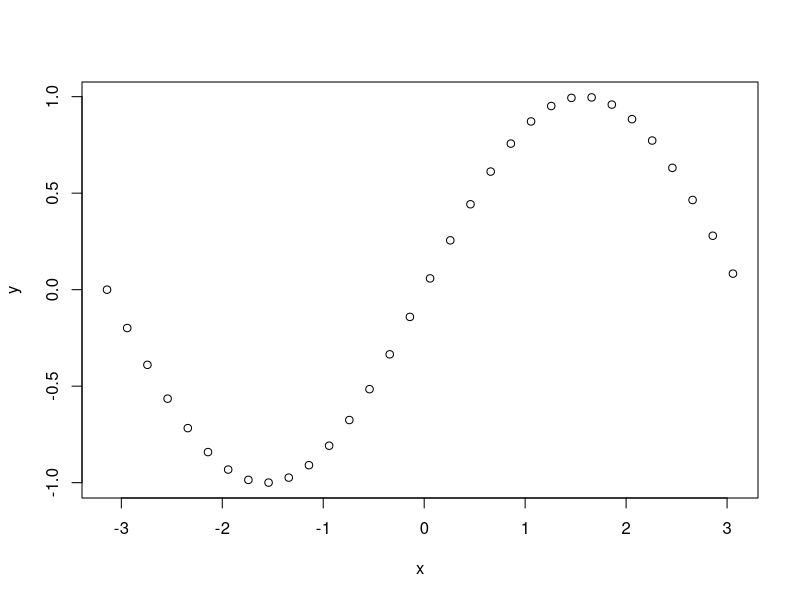
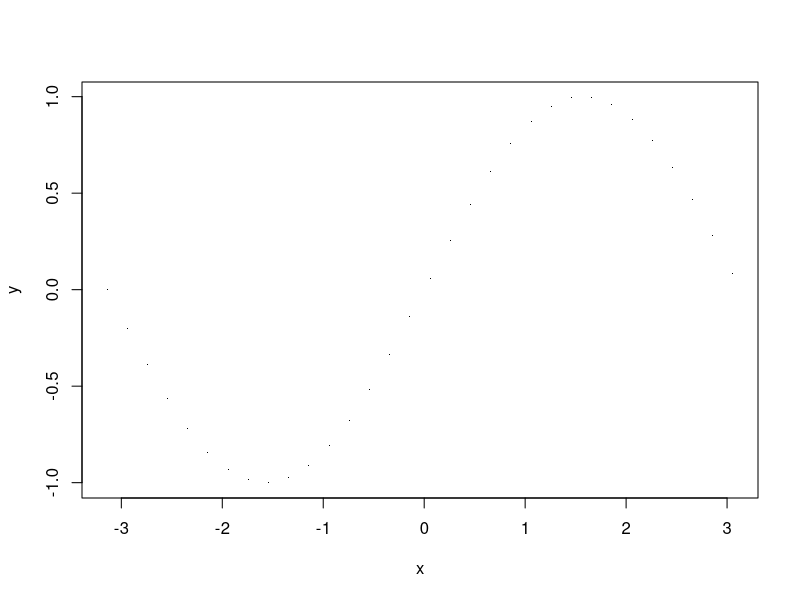
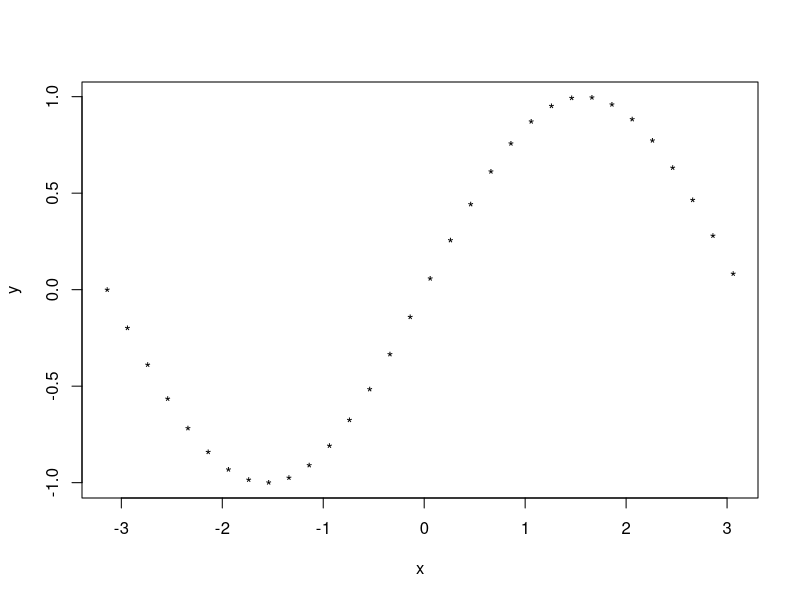
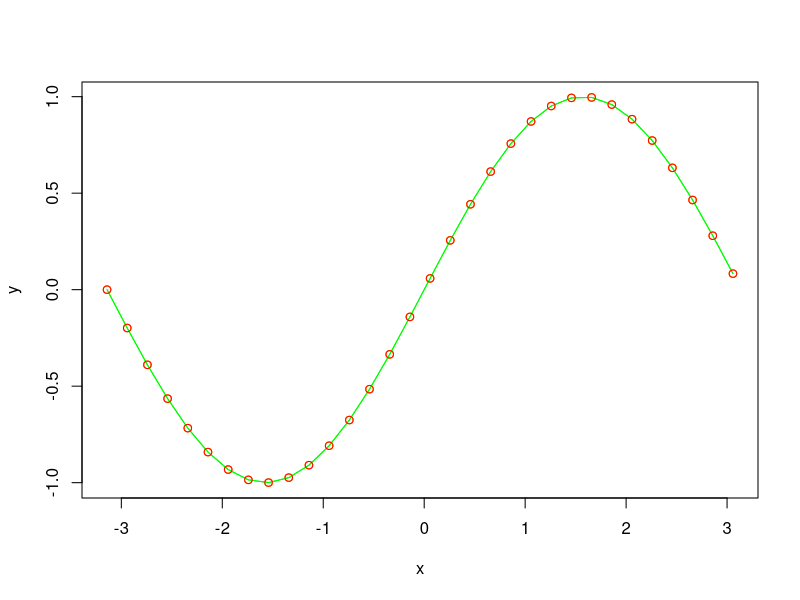
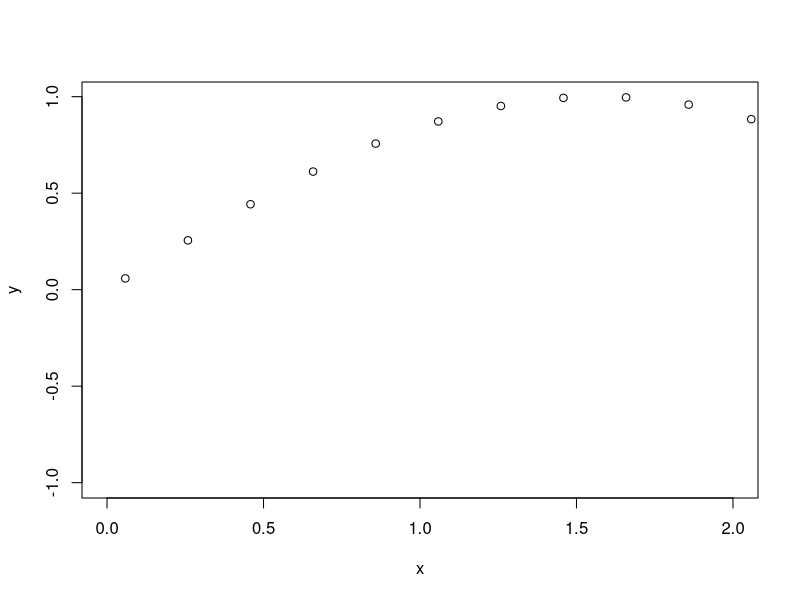
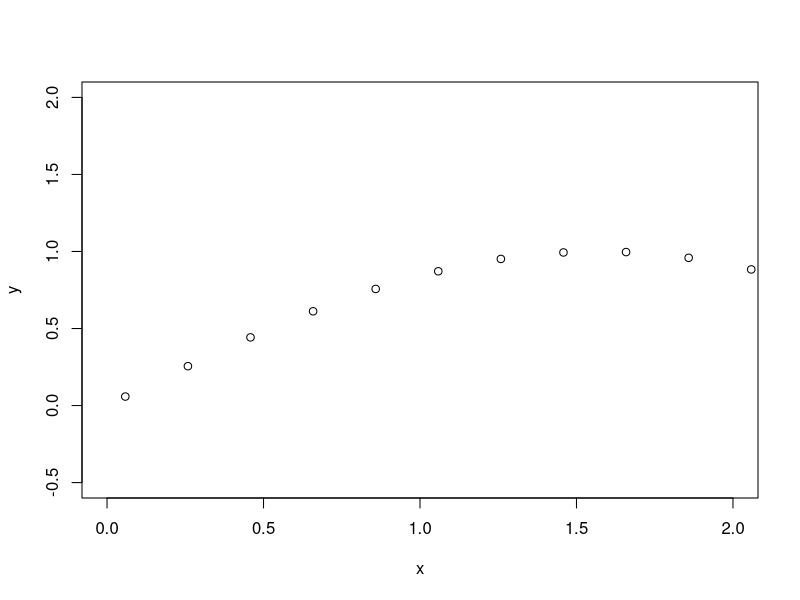
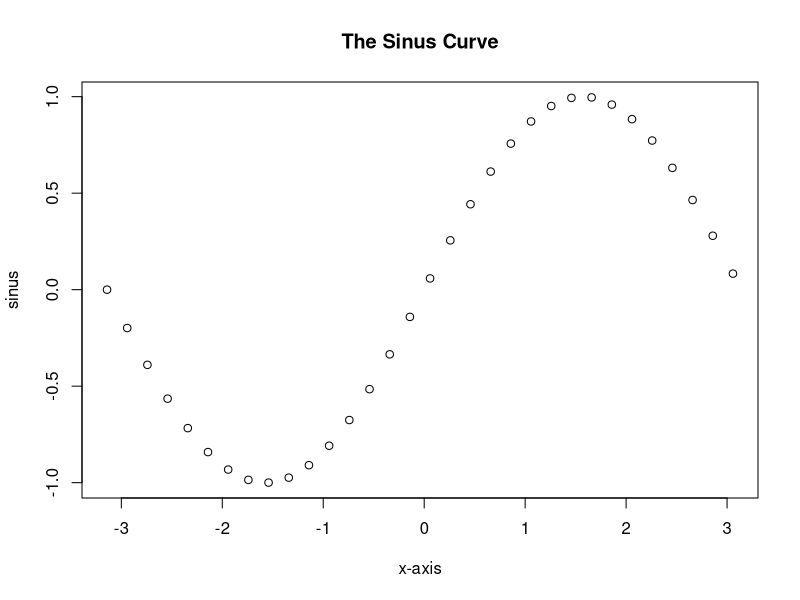
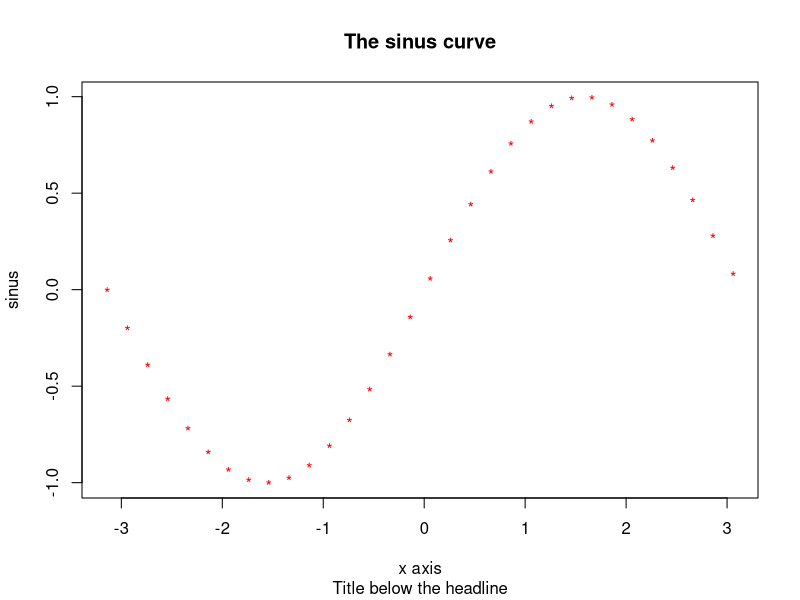

Recreate these plots in R, in order.
# Basic plotting in R
x <- seq(-pi,pi, by=0.2)
y <- sin(x)
z <- cos(x)
plot(x,y) # Simple plots
plot(x,y,pch=".")
plot(x,y,pch="*")
plot(x,y,col="red")

# Add lines and points to the same plot
lines(x,y,col="green")
points(x,y,col="yellow")
lines(x,y,col="green")
points(x,y,col="red")
plot(x,y,xlim=c(0,2)) # x- axis from 0 to 2
plot(x,y,xlim=c(0,2),ylim=c(-0.5,2))
# Labeling plots
plot (x, y, xlab = "x-axis", ylab = "sinus", main = "The Sinus Curve")


png("sinuscurve.png") # png: portable network graphic
plot(x,y,xlab="x axis",ylab="sinus",main="The sinus curve", sub = 'Title below the headline',pch="*", col="red")
dev.off()


# Arrays and Matrices
x <- c(2,5,8,3,8) # vectors
y <- c(1,1,1,1,1)
z <- c(5,4,3,2,1)

M <- c(x,y,z)
print(M)

dim(M) <- c(5,3) # You can change that by defining the dimension of M
print(M)

# Accessing matrix elements
print(M[1,3]) # Prints the value of the 1st row and 3rd Column
M[1,3] <- 1000 # The value in the 1st row and 3rd column is set to 1000
M[1,] # Prints the complete first row
print(M)

# mean value of all numbers of each row
mean(M[1,])
mean(M[2,])
mean(M[3,])
mean(M[4,])
mean(M[5,])

#maximum and minimum value of the matrix
max(M) 
min(M)
